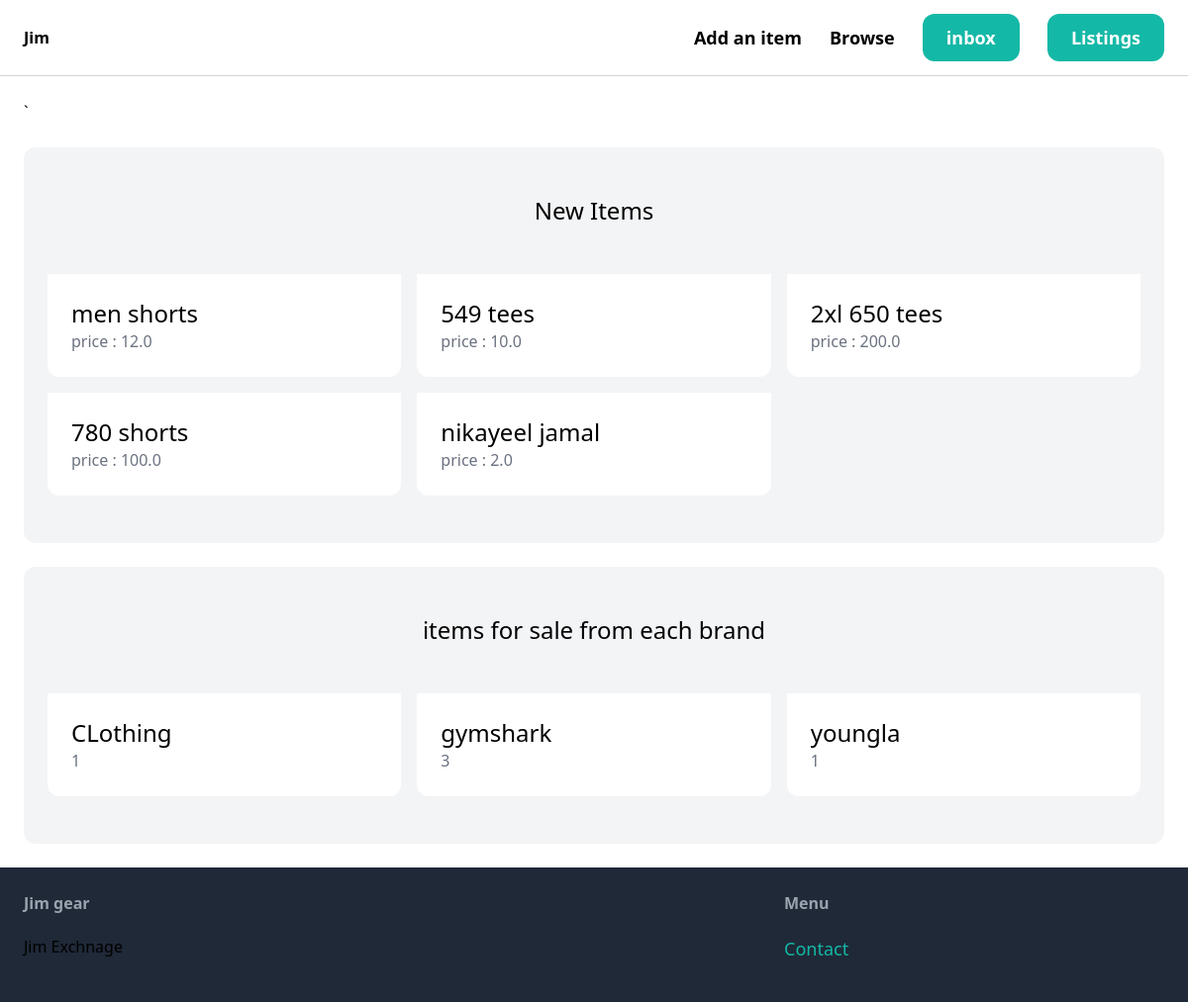
The app's page / (signed in) with its own data.
### item/models.py (models this page shows, shortened)
class Item(models.Model):
    catagory = models.ForeignKey(Catagory, related_name = 'items', on_delete=models.CASCADE)
    name = models.CharField(max_length=250)
    description = models.TextField(blank=True, null=True)
    price = models.FloatField()
    image = models.ImageField(upload_to='item_images', blank=True, null=True) #incase no image provided
    is_sold = models.BooleanField(default=False)
    created_by = models.ForeignKey(User, related_name = 'items', on_delete = models.CASCADE)
    created_at = models.DateTimeField(auto_now_add=True)

class Catagory(models.Model):
    name = models.CharField(max_length=250)
    class Meta:
        ordering = ('name', )
        verbose_name_plural = 'Catagories'

### main_app/views.py (the view)
# urls.py: path('', views.index, name='index'),
def index(request):
    items = Item.objects.filter(is_sold=False)[0:6]
    catagories = Catagory.objects.all()
    return render(request, 'main_app/index.html',{
        'items': items,
        'catagories': catagories
    })

### main_app/templates/main_app/index.html
{% extends 'main_app/base.html' %}
{% block content %}
<div class = "mt-6 px-6 py-12 bg-gray-100 rounded-xl">
    <h2 class = "mb-12 text-2xl text-center">New Items</h2>
    <div class = "grid grid-cols-3 gap-4">
        {% for item in items %}
        <div>
            <a href = "{%url 'item:detail' item.id %}">
                <div class = "p-6 bg-white rounded-b-xl">
                    <h2 class = "text-2xl">{{item.name}}</h2>
                    <p class = "text-gray-500"> price : {{item.price}}</p>
                </div>
            </a>
        </div>
        {% endfor %}
    </div>
</div>
<div class = "mt-6 px-6 py-12 bg-gray-100 rounded-xl">
    <h2 class = "mb-12 text-2xl text-center">items for sale from each brand </h2>
    <div class = "grid grid-cols-3 gap-4" >
        {% for catagory in catagories %}
         <div>
            <a href = "#">
                <div class = "p-6 bg-white rounded-b-xl">
                    <h2 class = "text-2xl">{{catagory.name}}</h2>
                    <p class = "text-gray-500"> {{catagory.items.count}}</p>
                </div>
            </a>
        </div>
        {% endfor %}
    </div>
</div>
{% endblock %}

### records on screen
Item: name "men shorts", price "12.0"
Item: name "549 tees", price "10.0"
Item: name "2xl 650 tees", price "200.0"
Item: name "780 shorts", price "100.0"
Item: name "nikayeel jamal", price "2.0"
Catagory: name "CLothing", items.count "1"
Catagory: name "gymshark", items.count "3"
Catagory: name "youngla", items.count "1"
